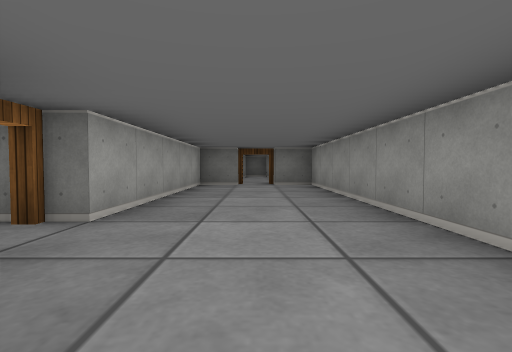
[1] (above)

12 first-person views from a walk through a cub3D ray-caster map. The camera is about half as high as the walls, tilts 2° down and sees 85° across. The floor is counted in squares. Each view is taken from the middle of a square. On the plan, view 1 faces up. The plan holds only what a view shows up to about 9 squares ahead; the rest is blank.

[2]
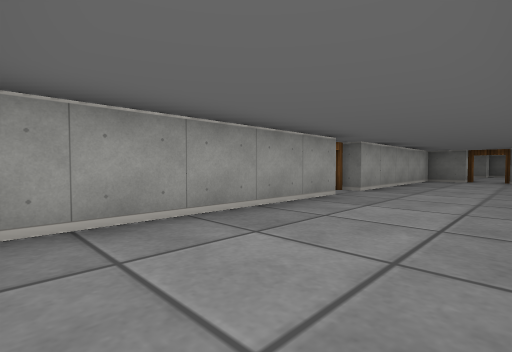

[3]
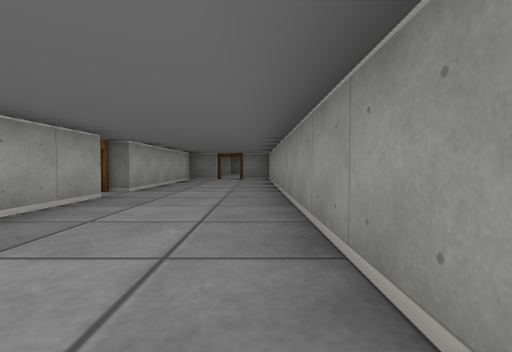

[4]
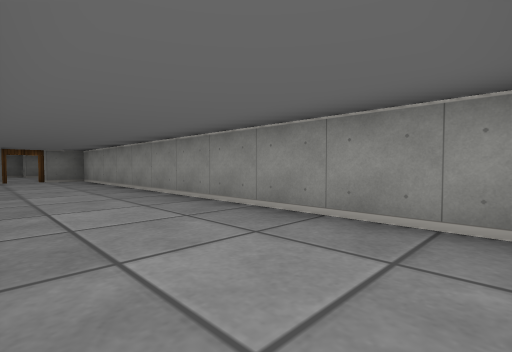

[5]
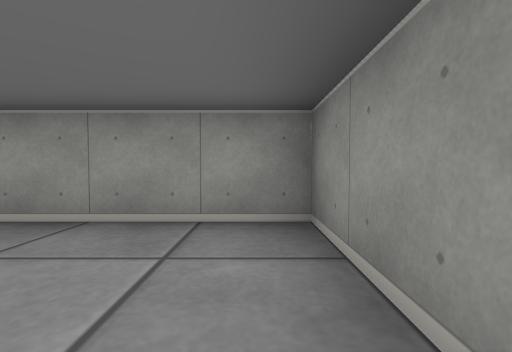

[6]
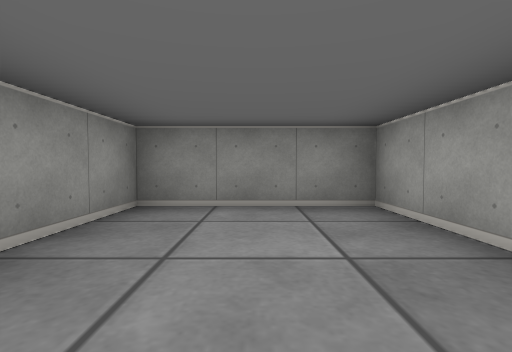

[7]
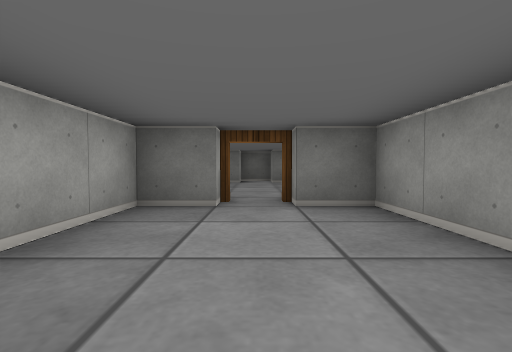

[8]
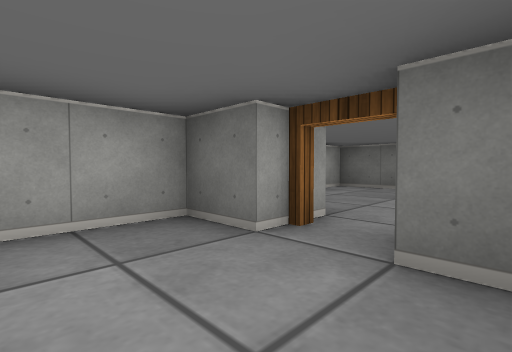

[9]
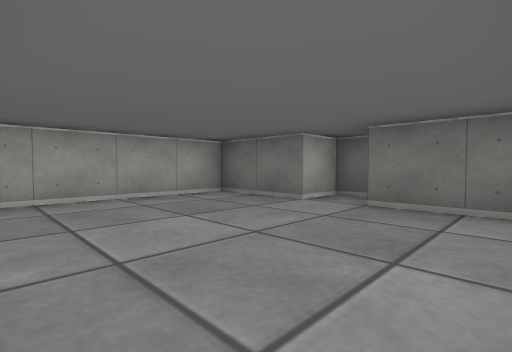

[10]
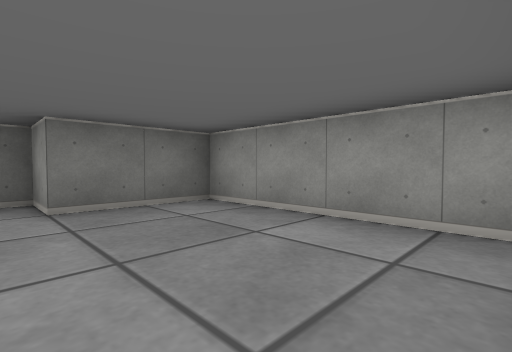

[11]
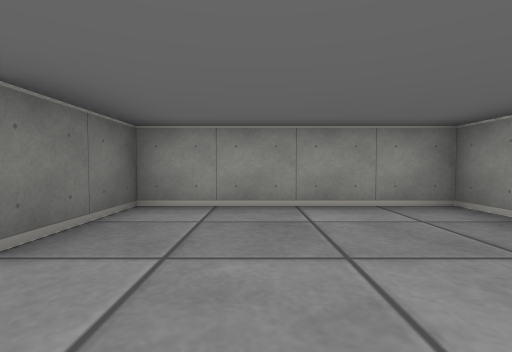

[12]
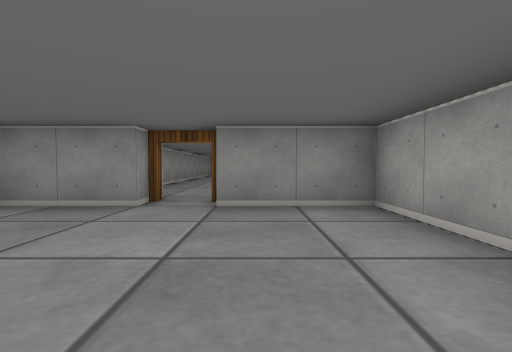

### Floor plan
Ten units are one square. View 1 is at (0, 0); x grows to the right and y downward. Boxes are objects, and circles mark ways between rooms. Rooms are numbered by the first view taken in them; rooms with no view inside come last. Other rooms are left out.
<svg viewBox="-30 -140 60 180">
<path fill="none" stroke="#000" d="M-15 -15 -15 35 15 35 15 -75 5 -75M-5 -75 -15 -75 -15 -25M5 -85 25 -85 25 -125 5 -125 5 -135 -5 -135 -5 -125 -25 -125 -25 -85 -5 -85"/>
<circle cx="0" cy="-80" r="3" fill="#2a7"/>
<text x="0" y="-20">1</text>
<text x="0" y="-110">2</text>
</svg>
Room 1 opens to room 2.

Where each view was taken, in squares from view 1:
view 1: 0 up, 0 right, facing up
view 2: 3 down, 1 right, facing up-left
view 3: 3 down, 1 right, facing up
view 4: 3 down, 1 left, facing up-right
view 5: 3 down, 1 left, facing right
view 6: 0 up, 0 right, facing down
view 7: 4 up, 0 right, facing up
view 8: 6 up, 1 right, facing up-left
view 9: 9 up, 2 right, facing up-left
view 10: 9 up, 0 right, facing up-right
view 11: 11 up, 1 left, facing right
view 12: 12 up, 1 left, facing down
